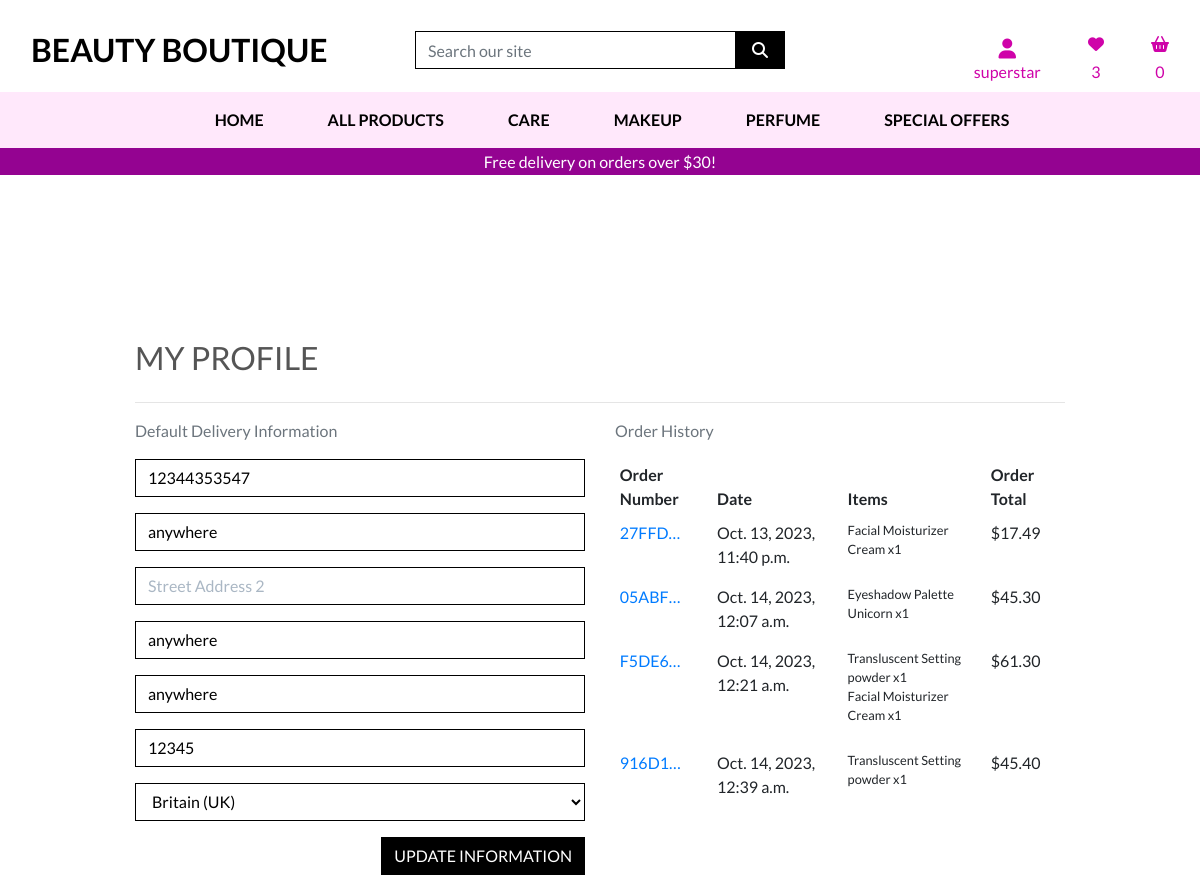
The app's page /profile/ (signed in), older data.
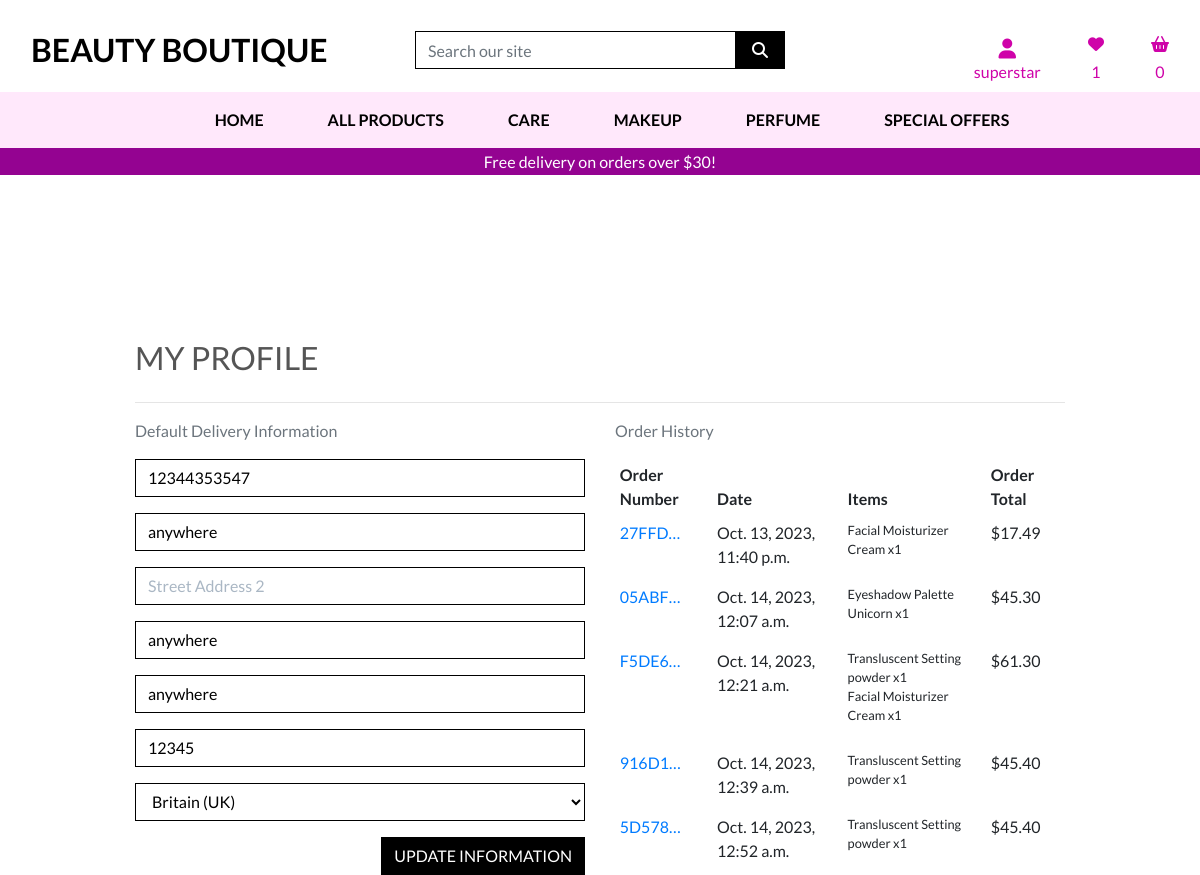
The same page, newer data.
### profiles/models.py (models this page shows, shortened)
class UserProfile(models.Model):
    user = models.OneToOneField(User, on_delete=models.CASCADE)
    default_phone_number = models.CharField(max_length=20,
                                            null=True, blank=True)
    default_street_address1 = models.CharField(max_length=80,
                                               null=True, blank=True)
    default_street_address2 = models.CharField(max_length=80,
                                               null=True, blank=True)
    default_town_or_city = models.CharField(max_length=40,
                                            null=True, blank=True)
    default_district = models.CharField(max_length=80,
                                      null=True, blank=True)
    default_postcode = models.CharField(max_length=20,
                                        null=True, blank=True)
    default_country = CountryField(blank_label='Country',
                                   null=True, blank=True)

### checkout/models.py (models this page shows, shortened)
class Order(models.Model):
    order_number = models.CharField(max_length=32, null=False, editable=False)
    user_profile = models.ForeignKey(UserProfile, on_delete=models.SET_NULL,
                                    null=True, blank=True, related_name='orders')
    name = models.CharField(max_length=50, null=False, blank=False)
    email = models.EmailField(max_length=254, null=False, blank=False)
    phone_number = models.CharField(max_length=20, null=False, blank=False)
    country = CountryField(blank_label='Country', null=False, blank=False)
    postcode = models.CharField(max_length=20, null=True, blank=True)
    town_or_city = models.CharField(max_length=40, null=False, blank=False)
    street_address1 = models.CharField(max_length=80, null=False, blank=False)
    street_address2 = models.CharField(max_length=80, null=True, blank=True)
    district = models.CharField(max_length=80, null=True, blank=True)
    date = models.DateTimeField(auto_now_add=True)
    delivery_cost = models.DecimalField(max_digits=6, decimal_places=2, null=False, default=0)
    order_total = models.DecimalField(max_digits=10, decimal_places=2, null=False, default=0)
    grand_total = models.DecimalField(max_digits=10, decimal_places=2, null=False, default=0)
    original_basket = models.TextField(null=False, blank=False, default='')
    stripe_pid = models.CharField(max_length=254, null=False, blank=False,
                                  default='')

class OrderLineItem(models.Model):
    order = models.ForeignKey(Order, null=False, blank=False, on_delete=models.CASCADE, related_name='lineitems')
    product = models.ForeignKey(Product, null=False, blank=False, on_delete=models.CASCADE)
    quantity = models.IntegerField(null=False, blank=False, default=0)
    lineitem_total = models.DecimalField(max_digits=6, decimal_places=2, null=False, blank=False, editable=False)

### products/models.py (models this page shows, shortened)
class Product(models.Model):
    category = models.ForeignKey('Category', null=True, blank=True,
                                 on_delete=models.SET_NULL)
    sku = models.CharField(max_length=254, null=True, blank=True)
    name = models.CharField(max_length=254)
    description = models.TextField()
    application = models.TextField()
    ingredients = models.TextField()
    price = models.DecimalField(max_digits=6, decimal_places=2)
    rating = models.DecimalField(max_digits=6, decimal_places=2, null=True,
                                 blank=True)
    image_url = models.URLField(max_length=1024, null=True, blank=True)
    image = models.ImageField(null=True, blank=True)
    available_products =  models.IntegerField(default=15)
    user_favourites = models.ManyToManyField(User, related_name='favourites', blank=True)

### profiles/views.py (the view)
# urls.py: path('profile/', include('profiles.urls')),
@login_required
def profile(request):
    profile = get_object_or_404(UserProfile, user=request.user)
    if request.method == 'POST':
        form = UserProfileForm(request.POST, instance=profile)
        if form.is_valid():
            form.save()
            messages.success(request, 'Profile updated successfully')
        else:
            messages.error(request, 'Update Failed. Please ensure the form is valid.')
    else:
        form = UserProfileForm(instance=profile)
    orders = profile.orders.all()
    template = 'profiles/profile.html'
    context = {
        'form': form,
        'orders': orders,
        'on_profile_page': True
    }
    return render(request, template, context)

### profiles/templates/profiles/profile.html (shortened to what this page needs)
{% extends "base.html" %}
{% load static %}
{% block extra_css %}
    <link rel="stylesheet" href="{% static 'profiles/css/profile.css' %}">
{% endblock %}
{% block page_header %}
    <div class="container header-container">
    </div>
{% endblock %}
{% block content %}
    <div class="overlay"></div>
    <div class="container">
        <div class="row">
            <div class="col">
                <h2 class="logo-font mb-4">My Profile</h2>
                <hr>
            </div>
        </div>
        <div class="row">
            <div class="col-12 col-lg-6">
                <p class="text-muted">Default Delivery Information</p>
                <form class="mt-3" action="{% url 'profile' %}" method="POST" id="profile-update-form">
                    {{ form|crispy }}
                    <button class="btn btn-black rounded-0 text-uppercase float-right">Update Information</button>
                </form>
            </div>
            <div class="col-12 col-lg-6">
                <p class="text-muted">Order History</p>
                <div class="order-history table-responsive">
                    <table class="table table-sm table-borderless">
                        <thead>
                            <tr>
                                <th>Order Number</th>
                                <th>Date</th>
                                <th>Items</th>
                                <th>Order Total</th>
                            </tr>
                        </thead>
                        <tbody>
                            {% for order in orders %}
                                <tr>
                                    <td>
                                        <a href="{% url 'order_history' order.order_number %}"
                                        title="{{ order.order_number }}">
                                            {{ order.order_number|truncatechars:6 }}
                                        </a>
                                    </td>
                                    <td>{{ order.date }}</td>
                                    <td>
                                        <ul class="list-unstyled">
                                            {% for item in order.lineitems.all %}
                                                <li class="small">
                                                    {{ item.product.name }} x{{ item.quantity }}
                                                </li>
                                            {% endfor %}
                                        </ul>
                                    </td>
                                    <td>${{ order.grand_total }}</td>
                                </tr>
                            {% endfor %}
                        </tbody>
                    </table>
                </div>
            </div>
        </div>
    </div>
{% endblock %}

### templates/base.html (shortened to what this page needs)
{% load static %}
<!doctype html>
<html lang="en">
  <head>
    {% block corecss %}
        <link rel="stylesheet" href="https://stackpath.bootstrapcdn.com/bootstrap/4.4.1/css/bootstrap.min.css">
        <link rel="stylesheet" href=" {% static 'css/base.css' %}">
    {% endblock %}
    {% block extra_css %}
    {% endblock %}
  </head>
  <body>
    <header class="container-fluid">
        <div id="topnav" class="row bg-white pt-lg-2 d-none d-md-flex">
          <div class="col-12 col-lg-4 my-auto py-1 py-lg-0 text-center text-lg-left">
              <a href="{% url 'home' %}" class="nav-link main-logo-link">
                  <h2 class="logo-font text-black my-0"><strong>Beauty Boutique</strong></h2>
              </a>
          </div>
          <div class="col-12 col-lg-4 my-auto py-1 py-lg-0">
              <form method="GET" action="{% url 'products' %}">
                  <div class="input-group w-100">
                      <input class="form-control border border-black rounded-0" type="text" name="q" placeholder="Search our site">
                      <div class="input-group-append">
                          <button class="form-control btn btn-black border border-black rounded-0" type="submit">
                              <span class="icon">
                                  <i class="fas fa-search"></i>
                              </span>
                          </button>
                      </div>
                  </div>
              </form>
          </div>
          <div class="col-12 col-lg-4 my-auto py-1 py-lg-0">
              <ul class="list-inline list-unstyled text-center text-lg-right my-0">
                  <li class="list-inline-item dropdown">
                      <a class="text-black nav-link" href="#" id="user-options" data-toggle="dropdown" aria-haspopup="true" aria-expanded="false">
                        <div class="text-center">
                          {% if request.user.is_authenticated %}
                          <div><i class="fas fa-user fa-lg" style="color: rgb(207, 3, 169)"></i>
                            <p class="my-0" style="color: rgb(207, 3, 169)">
                                {{ user.username }}
                            </p>
                          </div>
                          {% else %}
                          <div>
                          <i class="fas fa-user fa-lg"></i></div>
                          {% endif %}
                      </div>
                      </a>
                  </li>
                  <li class="list-inline-item my-auto">
                    <a class="text-black nav-link" href="{% url 'view_favourites' %}" id="user-options"  aria-haspopup="true" aria-expanded="false">
                      <div class="text-center">
                        {% if request.user.is_authenticated %}
                            {% if user_favourites %}
                            <div><i class="icon fa-solid fa-heart" style="color: rgb(207, 3, 169)"></i>
                                <p class="my-0" style="color: rgb(207, 3, 169)">
                                    {{quantity}}
                                </p>
                            {% else %}
                            <div><i class="icon fa-solid fa-heart" style="color: rgb(207, 3, 169)"></i>
                                <p class="my-0" style="color: rgb(207, 3, 169)">0</p>
                            </div>
                            {% endif %}
                        {% else %}
                        <div><i class="fa-solid fa-heart icon"></i>
                        </div>
                        {% endif %}
                      </div>
                    </a>
                  </li>
                  <li class="list-inline-item my-auto">
                      <a class="nav-link" href="{% url 'view_basket' %}">
                          <div class="text-center">
                            {% if request.user.is_authenticated %}
                            <div><i class="fa-sharp fa-solid fa-basket-shopping my-2" style="color: rgb(207, 3, 169)"></i>
                                <p class="my-0" style="color: rgb(207, 3, 169)">
                                    {% if grand_total %}
                                        ${{ grand_total|floatformat:2 }}
                                    {% else %}
                                        0
                                    {% endif %}
                                </p>
                            </div>
                          {% else %}
                          <div><i class="fa-sharp fa-solid fa-basket-shopping" style="color: black;"></i></div>
                          {% endif %}
                        </div>
                      </a>
                  </li>
              </ul>
          </div>
        </div>
        <div id="nav-bar" class="row">
            <nav class="navbar navbar-expand-lg navbar-light w-100">
                {% include 'includes/main-nav.html' %}
            </nav>
        </div>
        <div id="delivery-banner" class="row text-center">
            <div class="col text-white">
                <h6 class="my-1 mx-auto">Free delivery on orders over ${{ free_delivery_threshold }}!</h6>
            </div>
        </div>
    </header>
    {% block page_header %}
    {% endblock %}
    {% block content %}
    {% endblock %}
  </body>
</html>

### templates/includes/main-nav.html (shortened to what this page needs)
<div class="collapse navbar-collapse" id="main-nav">
    <ul class="navbar-nav w-auto mx-auto">
        <li class="nav-item">
            <a class="logo-font font-weight-bold nav-link text-black mr-5" href="{% url 'home' %}"  class="nav-link main-logo-link" aria-haspopup="true" aria-expanded="false">
                Home
            </a>
        </li>
        <li class="nav-item dropdown">
            <a class="logo-font font-weight-bold nav-link text-black mr-5" href="#" id="all-products-link" data-toggle="dropdown" aria-haspopup="true" aria-expanded="false">
                All Products
            </a>
        </li>
        <li class="nav-item dropdown">
            <a class="logo-font font-weight-bold nav-link text-black mr-5" href="#" id="care-link" data-toggle="dropdown" aria-haspopup="true" aria-expanded="false">
                Care
            </a>
        <li class="nav-item dropdown">
            <a class="logo-font font-weight-bold nav-link text-black mr-5" href="#" id="makeup-link" data-toggle="dropdown" aria-haspopup="true" aria-expanded="false">
                Makeup
            </a>
        </li>
        <li class="nav-item dropdown">
            <a class="logo-font font-weight-bold nav-link text-black mr-5" href="#" id="fragrance-link" data-toggle="dropdown" aria-haspopup="true" aria-expanded="false">
                Perfume
            </a>
        </li>
        <li class="nav-item dropdown">
            <a class="logo-font font-weight-bold nav-link text-black" href="#" id="specials-link" data-toggle="dropdown" aria-haspopup="true" aria-expanded="false">
                Special Offers
            </a>
        </li>
    </ul>
</div>

Row changes from the older to the newer data that the page shows:
added Order: order_number "5D578…", date "Oct. 14, 2023, 12:52 a.m.", grand_total "45.40"
added OrderLineItem: product.name "Transluscent Setting powder", quantity "1", shown under "5D578…"
Text that changed along with them:
{{ quantity }}: "3" → "1"
